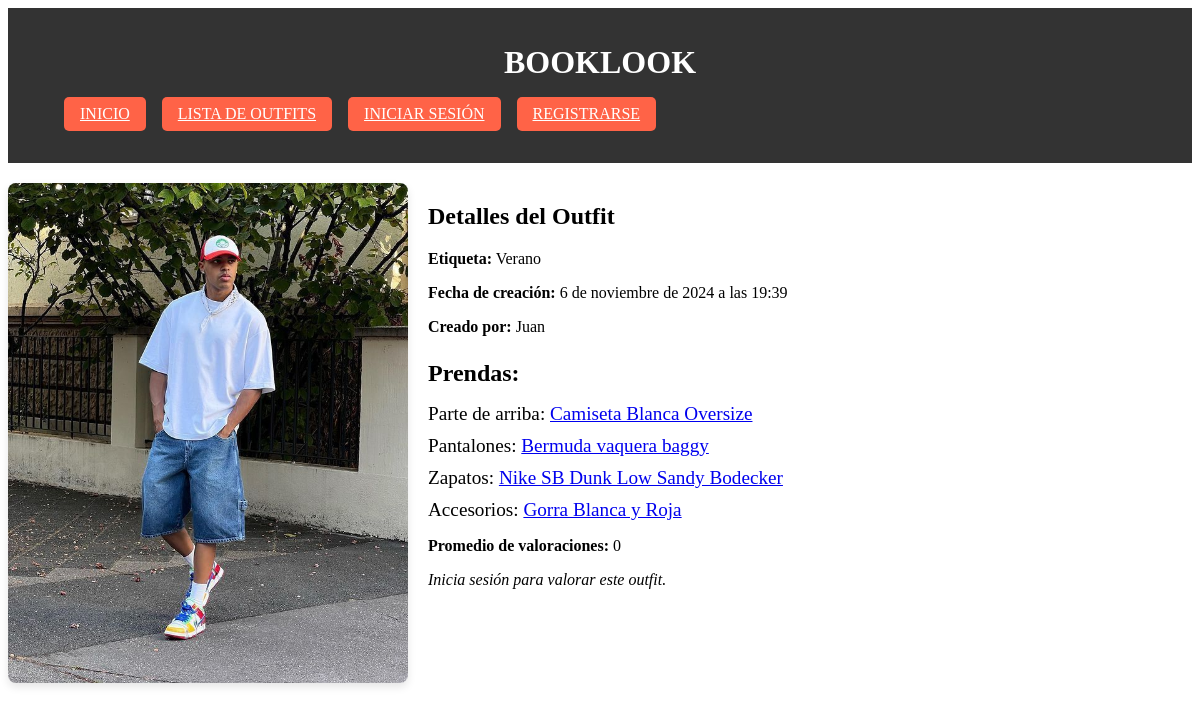
The page /api/outfits/27/ on the database its author committed.
### armario/models.py (models this page shows, shortened)
class Outfit(models.Model):
    foto = models.ImageField(upload_to='outfits/', null=True)  # Asegúrate de que esta línea esté presente
    etiqueta = models.ForeignKey('Etiqueta', on_delete=models.CASCADE, null=True)
    creado_en = models.DateTimeField(auto_now_add=True, null=True)
    creador = models.ForeignKey(User, on_delete=models.CASCADE, related_name="outfits", null=True)

class Etiqueta(models.Model):
    nombre = models.CharField(max_length=50, unique=True, null=True)  # Verano, Invierno, etc.

class Prenda(models.Model):
    TIPO_PRENDA = [
        ('parte_arriba', 'Parte de arriba'),
        ('pantalones', 'Pantalones'),
        ('zapatos', 'Zapatos'),
        ('accesorios', 'Accesorios'),
    ]
    outfit = models.ForeignKey(Outfit, related_name='prendas', on_delete=models.CASCADE, null=True)  # Relación con el outfit
    nombre = models.CharField(max_length=100, null=True)  # Nombre de la prenda
    enlace_compra = models.URLField(null=True)  # Link de compra
    tipo = models.CharField(max_length=15, choices=TIPO_PRENDA, null=True)  # Tipo de prenda (parte de arriba, pantalones, zapatos)

### armario/views.py (the view)
# urls.py: path('outfits/<int:pk>/', views.detalles, name='outfit-detalles'),
def detalles(request, pk):
    outfit = get_object_or_404(Outfit, pk=pk)
    promedio_valoracion = outfit.valoraciones.aggregate(promedio=Avg('valor'))['promedio'] or 0
    if request.method == 'POST':
        valor = request.POST.get('valor')
        if valor and request.user.is_authenticated:
            Valoracion.objects.create(outfit=outfit, usuario=request.user, valor=valor)
            return redirect('outfit-detalles', pk=pk)
    return render(request, 'armario/outfit_detalles.html', {
        'outfit': outfit,
        'promedio_valoracion': round(promedio_valoracion, 1)
    })

### armario/templates/armario/outfit_detalles.html (shortened to what this page needs)
{% extends 'base.html' %}
{% block content %}
    <div class="outfit-detalles d-flex">
        <div class="detalles-outfit">
            <img src="{{ outfit.foto.url }}" alt="Foto de {{ outfit.etiqueta.nombre }}">
        </div>
        <div class="outfit-info">
            <h2>Detalles del Outfit</h2>
            <p><strong>Etiqueta:</strong> {{ outfit.etiqueta.nombre }}</p>
            <p><strong>Fecha de creación:</strong> {{ outfit.creado_en }}</p>
            <p><strong>Creado por:</strong> {{ outfit.creador.username }}</p>
            <h3>Prendas:</h3>
            <ul>
                {% for prenda in outfit.prendas.all %}
                    <li>{{ prenda.get_tipo_display }}:
                        <a href="{{ prenda.enlace_compra }}" target="_blank">{{ prenda.nombre }}</a>
                    </li>
                {% endfor %}
            </ul>
            <p><strong>Promedio de valoraciones:</strong> {{ promedio_valoracion }}</p>
            {% if user.is_authenticated %}
                <form method="post" action="" class="valoracion-form">
                    {% csrf_token %}
                    <label for="valor">Valorar este outfit (1-5):</label>
                    <select name="valor" id="valor" required>
                        <option value="" disabled selected>Selecciona una valoración</option>
                        {% for i in "12345" %}
                            <option value="{{ i }}">{{ i }}</option>
                        {% endfor %}
                    </select>
                    <button type="submit" class="btn btn-success mt-2">Enviar valoración</button>
                </form>
            {% else %}
                <p><em>Inicia sesión para valorar este outfit.</em></p>
            {% endif %}
        </div>
    </div>
{% endblock %}

### armario/static/css/style.css (style rules this page uses)
.outfit-detalles { display: flex; align-items: flex-start; margin-top: 20px; }
.detalles-outfit img { width: 100%; max-width: 400px; height: auto; border-radius: 8px; box-shadow: 0px 4px 8px rgba(0, 0, 0, 0.1); margin-right: 20px; }
.outfit-info { flex-grow: 1; }
.outfit-info h3 { font-size: 1.5rem; margin-bottom: 10px; }
.outfit-info ul { list-style-type: none; padding: 0; }
.outfit-info ul li { margin-bottom: 10px; font-size: 1.2rem; }

### rows shown on the page
Outfit: foto (picture), etiqueta.nombre "Verano", creado_en "6 de noviembre de 2024 a las 19:39", creador.username "Juan"
Prenda: tipo "Parte de arriba", nombre "Camiseta Blanca Oversize"
Prenda: tipo "Pantalones", nombre "Bermuda vaquera baggy"
Prenda: tipo "Zapatos", nombre "Nike SB Dunk Low Sandy Bodecker"
Prenda: tipo "Accesorios", nombre "Gorra Blanca y Roja"

### other values the page prints
{{ promedio_valoracion }} "0"
